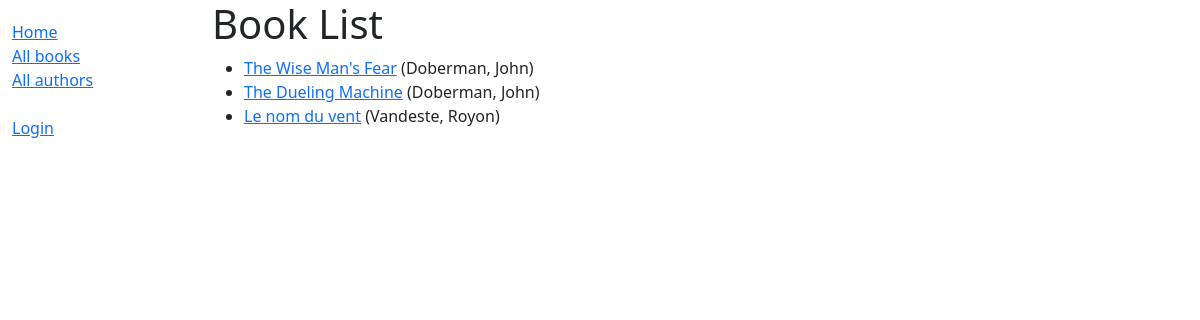
/catalog/books/, run on an earlier commit of the app's database.
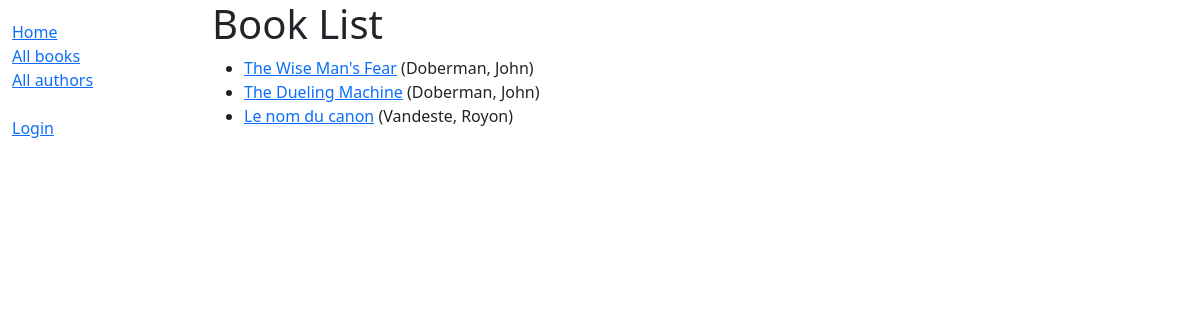
And on a later commit of the database.
### catalog/models.py (models this page shows, shortened)
class Book(models.Model):
    title = models.CharField(max_length=200)
    author = models.ForeignKey('Author', on_delete=models.SET_NULL, null=True)
    summary = models.TextField(
        max_length=1000, help_text='Enter a brief description of the book')
    isbn = models.CharField('ISBN', max_length=13, unique=True,
                            help_text='13 Character <a href="https://www.isbn-international.org/content/what-isbn">ISBN number</a>')
    genre = models.ManyToManyField(
        Genre, help_text='Select a genre for this book')
    language = models.ForeignKey(
        Language, on_delete=models.SET_NULL, null=True)
    def get_absolute_url(self):
        return reverse("book-detail", args=[str(self.id)])
    def display_genre(self):
        """Create a string for the Genre. This is required to display genre in Admin."""
        return ', '.join(genre.name for genre in self.genre.all()[:3])
    display_genre.short_description = 'Genre'

class Author(models.Model):
    first_name = models.CharField(max_length=100)
    last_name = models.CharField(max_length=100)
    date_of_birth = models.DateField(null=True, blank=True)
    date_of_death = models.DateField('died', null=True, blank=True)
    class Meta:
        ordering = ['last_name', 'first_name']
    def __str__(self):
        return f'{self.last_name}, {self.first_name}'

### catalog/views.py (the view)
# urls.py: path('books/', views.BookListView.as_view(), name='books'),
class BookListView(ListView):
    model = Book
    paginate_by = 10

### catalog/templates/catalog/book_list.html
{% extends 'base_generic.html' %} {% block content %}
<h1>Book List</h1>
{% if book_list %}
<ul>
  {% for book in book_list %}
  <li>
    <a href="{{ book.get_absolute_url }}">{{ book.title }}</a> ({{book.author}})
  </li>
  {% endfor %}
</ul>
{% else %}
<p>There are no books in the library.</p>
{% endif %} {% endblock %}

What changed in the data, as far as the page shows it:
changed Book "Vandeste, Royon": title "Le nom du vent" → "Le nom du canon"
